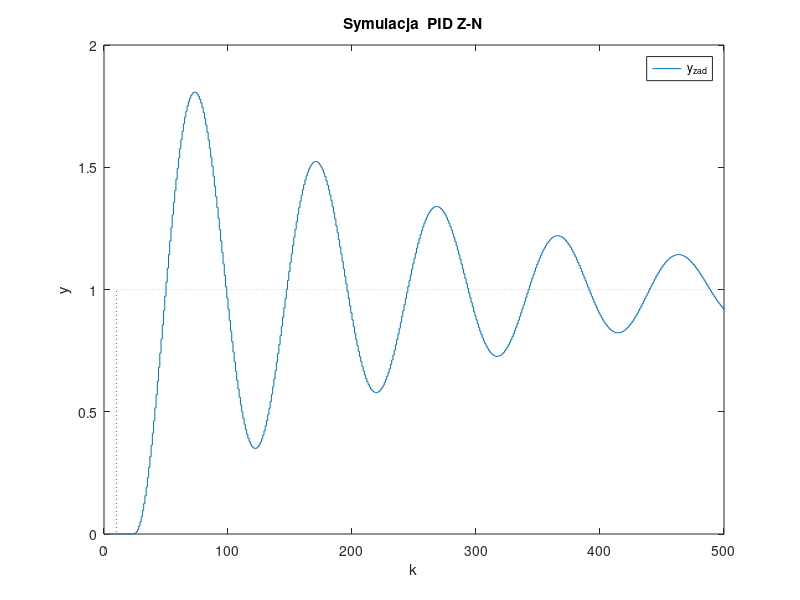
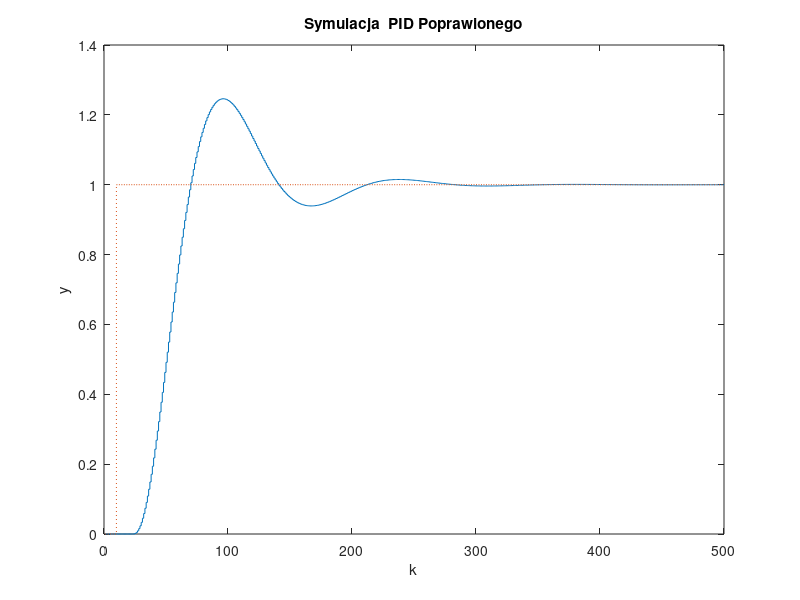

Reproduce these figures in MATLAB, in order.
%%%%% %%%%% %%%%% %%%%% %%%%% %%%%% %%%%% %%%%% %%%%% %%%%% %%%%% %%%%% 
% Projekt nr. 2 STP - Kajetan Kaczmarek
% Punkt 4 -symulacja regulatora PID
%%%%% %%%%% %%%%% %%%%% %%%%% %%%%% %%%%% %%%%% %%%%% %%%%% %%%%% %%%%% 

% inicjalizacja
a1=-1.671; a0=0.6925; b1=0.03078; b0=0.02723;
K_r =0.815; T = 18; T_p = 0.5;
kk=500; 
y_zad = zeros(1,kk);
y_zad(13:kk) = 1;
y=zeros(1,kk);
u=zeros(1,kk);
e=zeros(1,kk);

% Wartosci PID otrzymane z Zieglera-Nicholsa

K_p = 0.489; T_i = 9; T_d = 2.25;

% Wartosci PID dyskretnego policzone z ww.

r1 = 2.2005; r2 = -4.876416; r3 = 2.70308;

%warunki poczatkowe
u(1:4)=0; y(1:4)=0;
yzad(1:9)=0; yzad(10:kk)=1;
e(1:4)=0; 

for k=13:kk
    y(k)=b1*u(k-11)+b0*u(k-12)-a1*y(k-1)-a0*y(k-2);
    e(k) = y_zad(k) - y(k);
    u(k) = u(k-1) + r1*e(k) + r2*e(k) +r3*e(k);
end
    f = figure();  stairs(y); hold on; stairs(yzad,':');
    title(['Symulacja  PID Z-N' ]); xlabel('k'); ylabel('y');
    legend('y_{zad}');
    print(f, ['Resources/P4-1_r1' num2str(r1) 'r2' num2str(r2) 'r3'  num2str(r3) '.png'], '-dpng');

%%%%%
%Powtorzenie doswiadczenia celem dostrojenia PID
%%%%%%

%inicjalizacja
a1=-1.671; a0=0.6925; b1=0.03078; b0=0.02723;
K_p =0.815; T = 18; T_p = 0.5;
kk=500; 
y_zad = zeros(1,kk);
y_zad(13:kk) = 1;
y=zeros(1,kk);
u=zeros(1,kk);
e=zeros(1,kk);

% Wartosci PID testowe
K_p = 0.46; T_i = 18; T_d = -2;

% Wartosci PID dyskretnego policzone z ww.


r1 = K_p*(1 + T_p/(2*T_i) + T_d/T_p );
r2 = K_p*(T_p/(2*T_i) - 2*T_d/T_p - 1);
r3 = K_p*T_d/T_p;

%warunki poczatkowe
u(1:4)=0; y(1:4)=0;
yzad(1:9)=0; yzad(10:kk)=1;
e(1:4)=0; 

for k=13:kk
    y(k)=b1*u(k-11)+b0*u(k-12)-a1*y(k-1)-a0*y(k-2);
    e(k) = y_zad(k) - y(k);
    u(k) = u(k-1) + r1*e(k) + r2*e(k) +r3*e(k);
end
    f = figure()
    stairs(y); hold on; stairs(yzad,':');
    title(['Symulacja  PID Poprawionego' ]); xlabel('k'); ylabel('y');
    print(f, ['Resources/P4-2_r1' num2str(r1) 'r2' num2str(r2) 'r3'  num2str(r3) '.png'], '-dpng');
